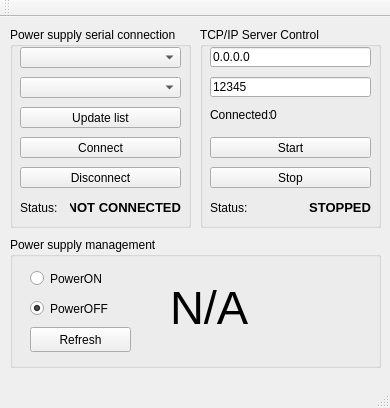
<?xml version="1.0" encoding="UTF-8"?>
<ui version="4.0">
 <class>MainWindow</class>
 <widget class="QMainWindow" name="MainWindow">
  <property name="geometry">
   <rect>
    <x>0</x>
    <y>0</y>
    <width>390</width>
    <height>408</height>
   </rect>
  </property>
  <property name="windowTitle">
   <string>Remote Power Supply @ PeakTech 6225A</string>
  </property>
  <property name="windowIcon">
   <iconset>
    <normaloff>:/icon.ico</normaloff>:/icon.ico</iconset>
  </property>
  <widget class="QWidget" name="centralWidget">
   <widget class="QGroupBox" name="groupBox_SerialConnection">
    <property name="geometry">
     <rect>
      <x>10</x>
      <y>10</y>
      <width>181</width>
      <height>201</height>
     </rect>
    </property>
    <property name="title">
     <string>Power supply serial connection</string>
    </property>
    <widget class="QPushButton" name="pushButton_updateList">
     <property name="geometry">
      <rect>
       <x>10</x>
       <y>80</y>
       <width>161</width>
       <height>21</height>
      </rect>
     </property>
     <property name="text">
      <string>Update list</string>
     </property>
    </widget>
    <widget class="QComboBox" name="comboBox_serialSlots">
     <property name="geometry">
      <rect>
       <x>10</x>
       <y>20</y>
       <width>161</width>
       <height>21</height>
      </rect>
     </property>
    </widget>
    <widget class="QPushButton" name="pushButton_disconnectSerialPort">
     <property name="geometry">
      <rect>
       <x>10</x>
       <y>140</y>
       <width>161</width>
       <height>21</height>
      </rect>
     </property>
     <property name="text">
      <string>Disconnect</string>
     </property>
    </widget>
    <widget class="QLabel" name="statusLabel">
     <property name="geometry">
      <rect>
       <x>10</x>
       <y>170</y>
       <width>51</width>
       <height>21</height>
      </rect>
     </property>
     <property name="text">
      <string>Status:</string>
     </property>
    </widget>
    <widget class="QLabel" name="connectionStatusLabel">
     <property name="geometry">
      <rect>
       <x>60</x>
       <y>170</y>
       <width>111</width>
       <height>21</height>
      </rect>
     </property>
     <property name="font">
      <font>
       <pointsize>10</pointsize>
       <weight>75</weight>
       <bold>true</bold>
      </font>
     </property>
     <property name="text">
      <string>NOT CONNECTED</string>
     </property>
     <property name="alignment">
      <set>Qt::AlignRight|Qt::AlignTrailing|Qt::AlignVCenter</set>
     </property>
    </widget>
    <widget class="QPushButton" name="pushButton_connectSerialPort">
     <property name="geometry">
      <rect>
       <x>10</x>
       <y>110</y>
       <width>161</width>
       <height>21</height>
      </rect>
     </property>
     <property name="text">
      <string>Connect</string>
     </property>
    </widget>
    <widget class="QComboBox" name="comboBox_BaudRates">
     <property name="geometry">
      <rect>
       <x>10</x>
       <y>50</y>
       <width>161</width>
       <height>21</height>
      </rect>
     </property>
     <property name="currentText">
      <string/>
     </property>
     <property name="currentIndex">
      <number>-1</number>
     </property>
    </widget>
   </widget>
   <widget class="QGroupBox" name="groupBox_Data_2">
    <property name="geometry">
     <rect>
      <x>10</x>
      <y>220</y>
      <width>371</width>
      <height>131</height>
     </rect>
    </property>
    <property name="title">
     <string>Power supply management</string>
    </property>
    <widget class="QRadioButton" name="radioButton_powerON">
     <property name="geometry">
      <rect>
       <x>20</x>
       <y>30</y>
       <width>111</width>
       <height>23</height>
      </rect>
     </property>
     <property name="text">
      <string>PowerON</string>
     </property>
     <property name="checked">
      <bool>false</bool>
     </property>
    </widget>
    <widget class="QRadioButton" name="radioButton_powerOFF">
     <property name="geometry">
      <rect>
       <x>20</x>
       <y>60</y>
       <width>101</width>
       <height>23</height>
      </rect>
     </property>
     <property name="text">
      <string>PowerOFF</string>
     </property>
     <property name="checked">
      <bool>true</bool>
     </property>
    </widget>
    <widget class="QPushButton" name="pushButton_refreshPowerState">
     <property name="geometry">
      <rect>
       <x>20</x>
       <y>90</y>
       <width>101</width>
       <height>25</height>
      </rect>
     </property>
     <property name="text">
      <string>Refresh</string>
     </property>
    </widget>
    <widget class="QLabel" name="label_PowerSupplyStatus">
     <property name="geometry">
      <rect>
       <x>160</x>
       <y>50</y>
       <width>91</width>
       <height>41</height>
      </rect>
     </property>
     <property name="font">
      <font>
       <pointsize>35</pointsize>
       <weight>50</weight>
       <bold>false</bold>
      </font>
     </property>
     <property name="text">
      <string>N/A</string>
     </property>
    </widget>
    <widget class="QLabel" name="label_LightBulb">
     <property name="geometry">
      <rect>
       <x>250</x>
       <y>30</y>
       <width>71</width>
       <height>61</height>
      </rect>
     </property>
     <property name="text">
      <string/>
     </property>
     <property name="pixmap">
      <pixmap>:/off.png</pixmap>
     </property>
     <property name="scaledContents">
      <bool>true</bool>
     </property>
    </widget>
   </widget>
   <widget class="QGroupBox" name="groupBox">
    <property name="geometry">
     <rect>
      <x>200</x>
      <y>10</y>
      <width>181</width>
      <height>201</height>
     </rect>
    </property>
    <property name="title">
     <string>TCP/IP Server Control</string>
    </property>
    <widget class="QLineEdit" name="lineEdit_TcpServerIp">
     <property name="geometry">
      <rect>
       <x>10</x>
       <y>20</y>
       <width>161</width>
       <height>20</height>
      </rect>
     </property>
     <property name="text">
      <string>0.0.0.0</string>
     </property>
    </widget>
    <widget class="QLineEdit" name="lineEdit_TcpServerPort">
     <property name="geometry">
      <rect>
       <x>10</x>
       <y>50</y>
       <width>161</width>
       <height>20</height>
      </rect>
     </property>
     <property name="text">
      <string>12345</string>
     </property>
    </widget>
    <widget class="QLabel" name="connectionStatusLabel_TcpServerState">
     <property name="geometry">
      <rect>
       <x>100</x>
       <y>170</y>
       <width>71</width>
       <height>21</height>
      </rect>
     </property>
     <property name="font">
      <font>
       <pointsize>10</pointsize>
       <weight>75</weight>
       <bold>true</bold>
      </font>
     </property>
     <property name="text">
      <string>STOPPED</string>
     </property>
     <property name="alignment">
      <set>Qt::AlignRight|Qt::AlignTrailing|Qt::AlignVCenter</set>
     </property>
    </widget>
    <widget class="QLabel" name="statusLabel_2">
     <property name="geometry">
      <rect>
       <x>10</x>
       <y>170</y>
       <width>51</width>
       <height>21</height>
      </rect>
     </property>
     <property name="text">
      <string>Status:</string>
     </property>
    </widget>
    <widget class="QPushButton" name="pushButton_StartTcpServer">
     <property name="geometry">
      <rect>
       <x>10</x>
       <y>110</y>
       <width>161</width>
       <height>21</height>
      </rect>
     </property>
     <property name="text">
      <string>Start</string>
     </property>
    </widget>
    <widget class="QPushButton" name="pushButton_StopTcpServer">
     <property name="geometry">
      <rect>
       <x>10</x>
       <y>140</y>
       <width>161</width>
       <height>21</height>
      </rect>
     </property>
     <property name="text">
      <string>Stop</string>
     </property>
    </widget>
    <widget class="QLabel" name="label">
     <property name="geometry">
      <rect>
       <x>10</x>
       <y>80</y>
       <width>61</width>
       <height>16</height>
      </rect>
     </property>
     <property name="text">
      <string>Connected: </string>
     </property>
    </widget>
    <widget class="QLabel" name="label_tcpClientsConnected">
     <property name="geometry">
      <rect>
       <x>70</x>
       <y>80</y>
       <width>51</width>
       <height>16</height>
      </rect>
     </property>
     <property name="text">
      <string>0</string>
     </property>
    </widget>
   </widget>
  </widget>
  <widget class="QMenuBar" name="menuBar">
   <property name="geometry">
    <rect>
     <x>0</x>
     <y>0</y>
     <width>390</width>
     <height>21</height>
    </rect>
   </property>
  </widget>
  <widget class="QToolBar" name="mainToolBar">
   <attribute name="toolBarArea">
    <enum>TopToolBarArea</enum>
   </attribute>
   <attribute name="toolBarBreak">
    <bool>false</bool>
   </attribute>
  </widget>
  <widget class="QStatusBar" name="statusBar"/>
 </widget>
 <layoutdefault spacing="6" margin="11"/>
 <resources/>
 <connections/>
</ui>
